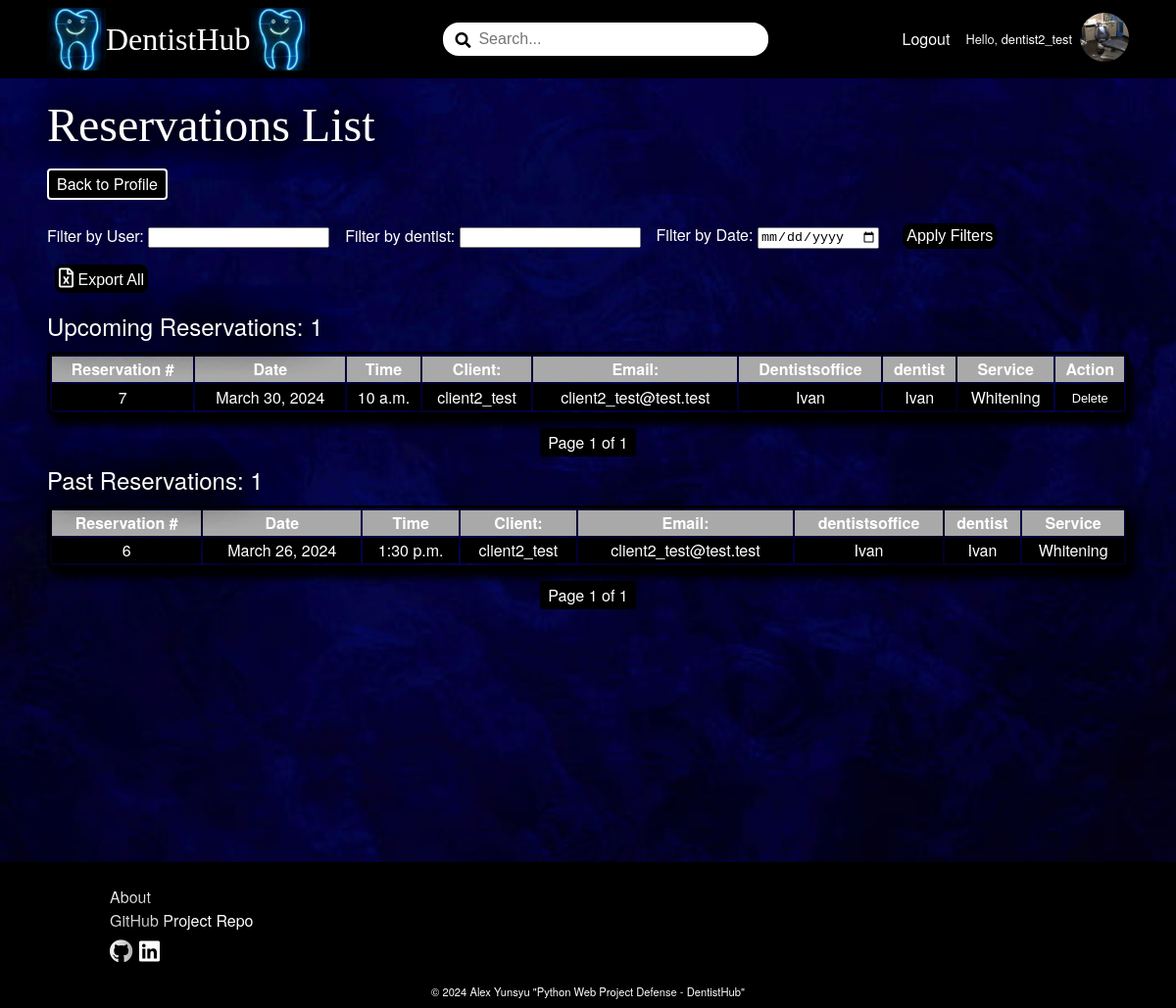
/reservation/reservations-list/12/ (signed in), run on an earlier commit of the app's database.
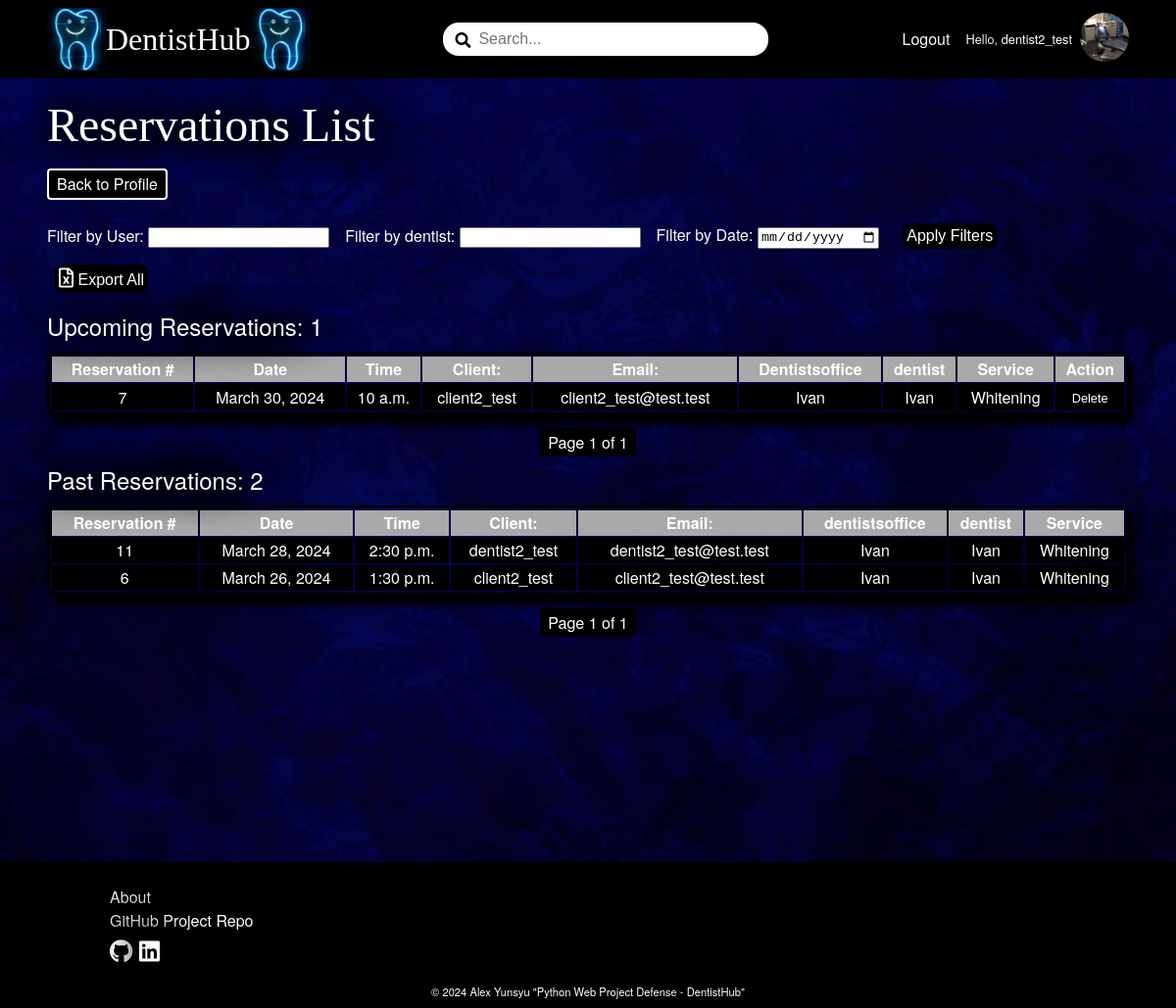
And on a later commit of the database.
### DentistBook/reservation/models.py (models this page shows, shortened)
class Reservation(models.Model):
    TIME_SLOT_CHOICES = []
    for hour in range(0, 24):
        for minute in range(0, 60, 30):
            time_slot = time(hour, minute)
            display_text = time_slot.strftime('%H:%M')
            TIME_SLOT_CHOICES.append((time_slot, display_text))
    user = models.ForeignKey(
        UserModel,
        on_delete=models.CASCADE
    )
    service = models.ForeignKey(
        DentistsofficeService,
        on_delete=models.CASCADE,
    )
    dentistsoffice = models.ForeignKey(
        DentistsofficeProfile,
        on_delete=models.CASCADE
    )
    dentist = models.ForeignKey(
        Dentist,
        on_delete=models.CASCADE
    )
    date = models.DateField(
        null=False,
        blank=False
    )
    time = models.TimeField(
        choices=TIME_SLOT_CHOICES,
        null=False,
        blank=False,
    )

### DentistBook/account/models.py (models this page shows)
class AppUser(AbstractUser):
    MAX_LENGTH_ROLE = 15
    ROLES = (
        ('Client', 'Client'),
        ('Dentistsoffice', 'Dentist'),
    )
    role = models.CharField(
        max_length=MAX_LENGTH_ROLE,
        choices=ROLES,
        blank=True
    )

### DentistBook/dentistsoffice/models.py (models this page shows, shortened)
class DentistsofficeProfile(models.Model):
    MIN_LENGTH_NAME = 2
    MAX_LENGTH_NAME = 50
    MIN_LENGTH_ADDRESS = 5
    MAX_LENGTH_ADDRESS = 50
    MIN_LENGTH_CITY = 2
    MAX_LENGTH_CITY = 50
    MAX_DIGITS_GEOLOCATION = 18
    DECIMAL_PLACES_GEOLOCATION = 15
    MIN_VALUE_GEOLOCATION_LATITUDE = -90
    MAX_VALUE_GEOLOCATION_LATITUDE = 90
    MIN_VALUE_GEOLOCATION_LONGITUDE = -180
    MAX_VALUE_GEOLOCATION_LONGITUDE = 180
    MIN_LENGTH_ABOUT = 10
    MAX_LENGTH_ABOUT = 500
    class Meta:
        verbose_name = 'Dentists office Profile'
    name = models.CharField(
        max_length=MAX_LENGTH_NAME,
        validators=(validators.MinLengthValidator(MIN_LENGTH_NAME),),
        null=False,
        blank=False
    )
    address = models.CharField(
        max_length=MAX_LENGTH_ADDRESS,
        validators=(validators.MinLengthValidator(MIN_LENGTH_ADDRESS),),
        null=False,
        blank=False
    )
    city = models.CharField(
        max_length=MAX_LENGTH_CITY,
        validators=(
            validators.MinLengthValidator(MIN_LENGTH_CITY),
            validate_dentistsoffice_city_name,
        ),
        null=False,
        blank=False
    )
    geolocation_latitude = models.DecimalField(
        max_digits=MAX_DIGITS_GEOLOCATION,
        decimal_places=DECIMAL_PLACES_GEOLOCATION,
        validators=(
            validators.MinValueValidator(MIN_VALUE_GEOLOCATION_LATITUDE),
            validators.MaxValueValidator(MAX_VALUE_GEOLOCATION_LATITUDE)
        ),
        null=True,
        blank=True
        )
    geolocation_longitude = models.DecimalField(
        max_digits=MAX_DIGITS_GEOLOCATION,
        decimal_places=DECIMAL_PLACES_GEOLOCATION,
        validators=(
            validators.MinValueValidator(MIN_VALUE_GEOLOCATION_LONGITUDE),
            validators.MaxValueValidator(MAX_VALUE_GEOLOCATION_LONGITUDE)
        ),
        null=True,
        blank=True
        )
    about = models.TextField(
        max_length=MAX_LENGTH_ABOUT,
        validators=(validators.MinLengthValidator(MIN_LENGTH_ABOUT),),
        null=True,
        blank=True
    )
    dentistsoffice_picture = models.ImageField(
        upload_to='dentistsoffice-profile-pictures',
        validators=(validate_dentistsoffice_picture_file_size,),
        null=True,
        blank=True,
    )
    slug = models.SlugField(
        unique=True
    )
    user = models.OneToOneField(
        UserModel,
        on_delete=models.CASCADE,
        primary_key=True
    )
    def __str__(self):
        return self.name

class DentistsofficeService(models.Model):
    MIN_LENGTH_DENTISTSOFFICE_SERVICE = 3
    MAX_LENGTH_DENTISTSOFFICE_SERVICE = 50
    MAX_DIGITS_PRICE = 5
    DECIMAL_PLACES_PRICE = 2
    MIN_VALUE_PRICE = 0.01
    class Meta:
        verbose_name_plural = 'Dentists office Services'
    service_name = models.CharField(
        max_length=MAX_LENGTH_DENTISTSOFFICE_SERVICE,
        validators=(validators.MinLengthValidator(MIN_LENGTH_DENTISTSOFFICE_SERVICE),),
        null=False,
        blank=False
    )
    price = models.DecimalField(
        max_digits=MAX_DIGITS_PRICE,
        decimal_places=DECIMAL_PLACES_PRICE,
        validators=(validators.MinValueValidator(MIN_VALUE_PRICE),),
        null=False,
        blank=False
    )
    category = models.ForeignKey(
        ServiceCategory,
        on_delete=models.CASCADE,
    )
    dentistsoffice = models.ForeignKey(
        DentistsofficeProfile,
        on_delete=models.CASCADE,
    )
    def __str__(self):
        return self.service_name

### DentistBook/dentist/models.py (models this page shows)
class Dentist(models.Model):
    MIN_LENGTH_NAME = 2
    MAX_LENGTH_NAME = 30
    name = models.CharField(
        max_length=MAX_LENGTH_NAME,
        validators=(
            validators.MinLengthValidator(MIN_LENGTH_NAME),
            validate_name
        ),
        null=False,
        blank=False
    )
    about = models.TextField(
        null=False,
        blank=False
    )
    dentist_picture = models.ImageField(
        upload_to='dentist-profile-pictures',
        validators=(validate_dentist_picture_file_size,),
        null=True,
        blank=True,
    )
    dentistsoffice = models.ForeignKey(
        DentistsofficeProfile,
        on_delete=models.CASCADE
    )
    def __str__(self):
        return self.name

### DentistBook/reservation/views.py (the view)
# urls.py: path('reservations-list/<int:pk>/', ReservationsListView.as_view(), name='reservation-list'),
class ReservationsListView(auth_mixins.LoginRequiredMixin, views.ListView):
    model = Reservation
    template_name = 'reservation/reservations-list.html'
    context_object_name = 'reservations'
    paginate_by = 20
    def get_queryset(self):
        user = self.request.user
        if user.is_authenticated:
            if hasattr(user, 'clientprofile'):
                queryset = Reservation.objects.filter(user=user.id)
            elif hasattr(user, 'dentistsofficeprofile'):
                queryset = Reservation.objects.filter(dentistsoffice=user.dentistsofficeprofile)
            else:
                queryset = Reservation.objects.none()
        else:
            queryset = Reservation.objects.none()
        user_filter = self.request.GET.get('user_filter', None)
        if user_filter:
            queryset = queryset.filter(Q(user__username__icontains=user_filter))
        date_filter = self.request.GET.get('date_filter')
        if date_filter:
            queryset = queryset.filter(date=date_filter)
        dentist_filter = self.request.GET.get('dentist_filter')
        if dentist_filter:
            queryset = queryset.filter(Q(dentist__name__icontains=dentist_filter))
        dentistsoffice_filter = self.request.GET.get('dentistsoffice_filter')
        if dentistsoffice_filter:
            queryset = queryset.filter(Q(dentistsoffice__name__icontains=dentistsoffice_filter))
        return queryset
    def get_context_data(self, **kwargs):
        context = super().get_context_data(**kwargs)
        current_datetime = datetime.now()
        past_reservations = self.get_queryset().filter(
            Q(date__lt=current_datetime.date()) |
            Q(date=current_datetime.date(), time__lte=current_datetime.time())
        ).order_by('-date', '-time')
        upcoming_reservations = self.get_queryset().filter(
            Q(date__gt=current_datetime.date()) |
            Q(date=current_datetime.date(), time__gt=current_datetime.time())
        ).order_by('date', 'time')
        paginator_past = Paginator(past_reservations, self.paginate_by)
        page_number_past = self.request.GET.get('page_past')
        past_reservations_page = paginator_past.get_page(page_number_past)
        context['past_reservations'] = past_reservations_page
        paginator_upcoming = Paginator(upcoming_reservations, self.paginate_by)
        page_number_upcoming = self.request.GET.get('page_upcoming')
        upcoming_reservations_page = paginator_upcoming.get_page(page_number_upcoming)
        context['upcoming_reservations'] = upcoming_reservations_page
        return context

### DentistBook/common/templatetags/custom_filters.py (called while the page is built)
@register.filter
def get_role(user):
    return user.role if user.is_authenticated else ''

### DentistBook/reservation/templates/reservation/reservations-list.html (shortened to what the changed rows need)
{% extends 'base.html' %}
{% load static %}
{% load custom_filters %}
{% block content %}
    <div class="wall-picture-container">
        <div class="main-container">
        <h1>Reservations List</h1>
        {% if request.user|get_role == 'Client' %}
            <a href="{% url 'client-details' %}" class="link-button">Back to Profile</a>
        {% else %}
            <a href="{% url 'dentistsoffice-details' slug=request.user.dentistsofficeprofile.slug %}" class="link-button">Back to Profile</a>
        {% endif %}
        <form method="GET" class="filter-form">
            <div>
            </div>
            <div>
            </div>
            <div>
            </div>
            <button type="submit">Apply Filters</button>
        </form>
        {% if request.user|get_role == 'Dentistsoffice' %}
            <button><a href="{% url 'download-reservations' %}"><i class="far fa-file-excel"></i> Export All </a></button>
        {% endif %}
        <h2>Upcoming Reservations: {{ upcoming_reservations.paginator.count }}</h2>
        <table class="reservation-list-table">
            <thead>
                {% if upcoming_reservations %}
                    <tr>
                        <th>Reservation #</th>
                        <th>Date</th>
                        <th>Time</th>
                        <th>Client:</th>
                        <th>Email:</th>
                        <th>Dentistsoffice</th>
                        <th>dentist</th>
                        <th>Service</th>
                        <th>Action</th>
                    </tr>
                {% endif %}
            </thead>
            <tbody>
                {% for reservation in upcoming_reservations %}
                    <tr>
                        <td>{{ reservation.id }}</td>
                        <td>{{ reservation.date }}</td>
                        <td>{{ reservation.time }}</td>
                        <td>{{ reservation.user }}</td>
                        <td>{{ reservation.user.email }}</td>
                        <td><a href="{% url 'dentistsoffice-details' slug=reservation.dentistsoffice.slug %}">{{ reservation.dentistsoffice }}</a></td>
                        <td>{{ reservation.dentist }}</td>
                        <td>{{ reservation.service }}</td>
                        <td>
                            <form action="{% url 'delete-reservation' reservation.id %}" method="POST" id="delete-form-{{ reservation.id }}">
                                <button class="table-button" type="button" onclick="showDeleteConfirmation({{ reservation.id }})">Delete</button>
                            </form>
                        </td>
                    </tr>
                {% empty %}
            <tr>
                <td colspan="6">No upcoming reservations</td>
            </tr>
                {% endfor %}
            </tbody>
        </table>
        {% if upcoming_reservations %}
            <div class="pagination">
                <span class="step-links">
                </span>
            </div>
        {% endif %}
        <h2>Past Reservations: {{ past_reservations.paginator.count }}</h2>
        <table class="reservation-list-table">
            <thead>
                {% if past_reservations %}
                    <tr>
                        <th>Reservation #</th>
                        <th>Date</th>
                        <th>Time</th>
                        <th>Client:</th>
                        <th>Email:</th>
                        <th>dentistsoffice</th>
                        <th>dentist</th>
                        <th>Service</th>
                    </tr>
                {% endif %}
            </thead>
            <tbody>
                {% for reservation in past_reservations %}
                    <tr>
                        <td>{{ reservation.id }}</td>
                        <td>{{ reservation.date }}</td>
                        <td>{{ reservation.time }}</td>
                        <td>{{ reservation.user }}</td>
                        <td>{{ reservation.user.email }}</td>
                        <td><a href="{% url 'dentistsoffice-details' slug=reservation.dentistsoffice.slug %}">{{ reservation.dentistsoffice }}</a></td>
                        <td>{{ reservation.dentist }}</td>
                        <td>{{ reservation.service }}</td>
                    </tr>
                {% empty %}
                    <tr>
                        <td colspan="5">No past reservations</td>
                    </tr>
                {% endfor %}
            </tbody>
        </table>
        {% if past_reservations %}
        <div class="pagination">
            <span class="step-links">
            </span>
        </div>
        {% endif %}
    </div>
    </div>
{% endblock %}

What changed in the data, as far as the page shows it:
added Reservation: id "11", date "March 28, 2024", time "2:30 p.m.", user "dentist2_test", user.email "dentist2_test@test.test", dentistsoffice "Ivan", dentist "Ivan", service "Whitening", shown under "Past Reservations: 2"
Also different on the page:
{{ past_reservations.paginator.count }}: "1" → "2"
